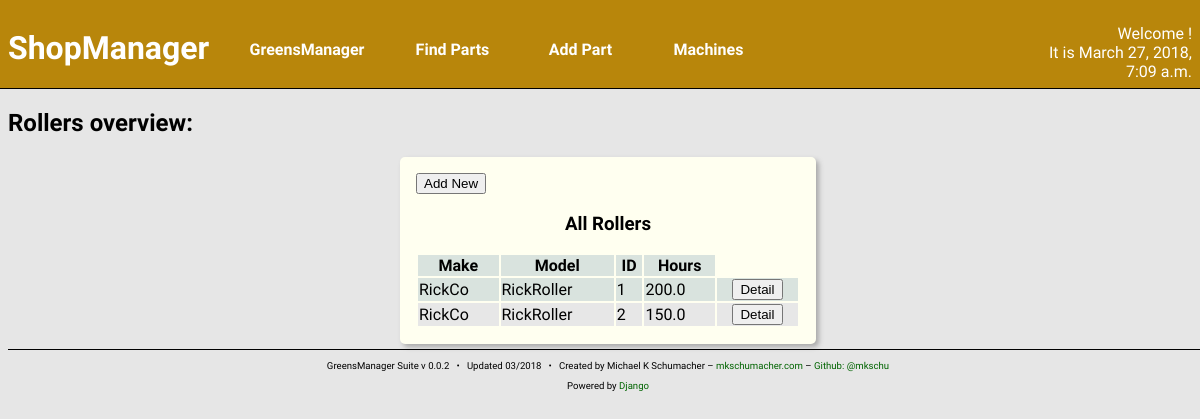
Page /shop/roller/ on the earlier database version.
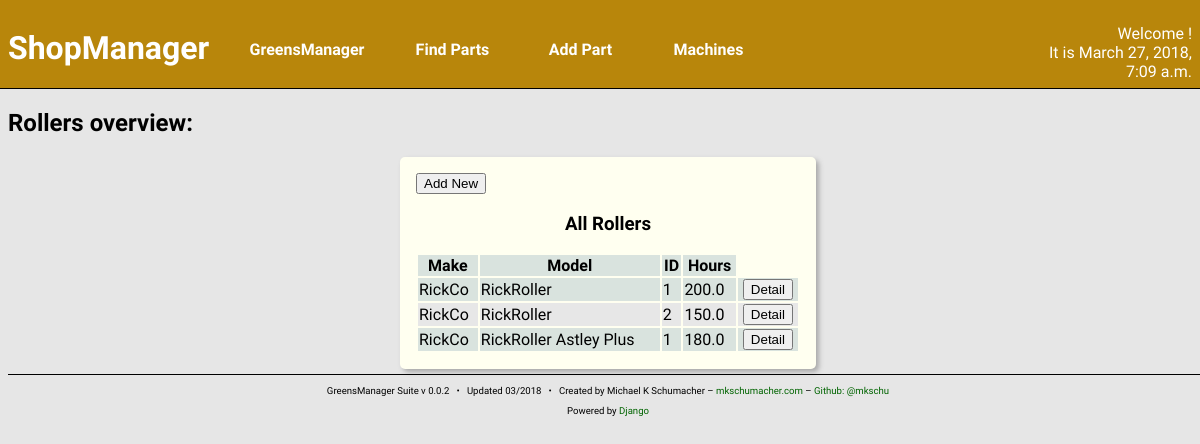
Same page on the later database version.
### machines/models.py (models this page shows, shortened)
class Machine(models.Model):
    make = models.CharField(max_length=128)
    model = models.TextField(max_length=256)
    year = models.IntegerField()
    ident_number = models.CharField(max_length=16,
                                    blank = True,
                                    null = True)
    date_purchased = models.DateField()
    hours = models.FloatField()
    in_commission = models.BooleanField(default = True)
    fuel_type = models.ManyToManyField('parts.Fuel',
                                       blank = True,
                                       related_name = '+')
    oil_type = models.ManyToManyField('parts.Oil',
                                      blank = True,
                                      related_name = '+')
    oil_capacity = models.FloatField(blank = True, null = True)
    hyd_oil_type = models.ManyToManyField('parts.Oil',
                                          blank = True,
                                          related_name = '+')
    hyd_oil_capacity = models.FloatField(blank = True, null = True)
    oil_filter = models.ManyToManyField('parts.Filter',
                                        blank = True,
                                        related_name = '+')
    hyd_oil_filter = models.ManyToManyField('parts.Filter',
                                            blank = True,
                                            related_name = '+')
    fuel_filter = models.ManyToManyField('parts.Filter',
                                         blank = True,
                                         related_name = '+')
    created_at = models.DateTimeField(auto_now_add=True)
    updated_at = models.DateTimeField(auto_now=True)

class Roller(Machine):
    roll_width = models.FloatField(blank = True, null = True)

class Machine(models.Model):
    make = models.CharField(max_length=128)
    model = models.TextField(max_length=256)
    year = models.IntegerField()
    ident_number = models.CharField(max_length=16,
                                    blank = True,
                                    null = True)
    date_purchased = models.DateField()
    hours = models.FloatField()
    in_commission = models.BooleanField(default = True)
    fuel_type = models.ManyToManyField('parts.Fuel',
                                       blank = True,
                                       related_name = '+')
    oil_type = models.ManyToManyField('parts.Oil',
                                      blank = True,
                                      related_name = '+')
    oil_capacity = models.FloatField(blank = True, null = True)
    hyd_oil_type = models.ManyToManyField('parts.Oil',
                                          blank = True,
                                          related_name = '+')
    hyd_oil_capacity = models.FloatField(blank = True, null = True)
    oil_filter = models.ManyToManyField('parts.Filter',
                                        blank = True,
                                        related_name = '+')
    hyd_oil_filter = models.ManyToManyField('parts.Filter',
                                            blank = True,
                                            related_name = '+')
    fuel_filter = models.ManyToManyField('parts.Filter',
                                         blank = True,
                                         related_name = '+')
    created_at = models.DateTimeField(auto_now_add=True)
    updated_at = models.DateTimeField(auto_now=True)

### machines/views.py (the view)
def rollerIndex(request):
    rollers = Roller.objects.all()
    context = {
        'curr_time': curr_time(),
        'rollers': rollers,
    }
    return render(request, 'machines/roller_index.html', context)

### machines/views.py (called while the page is built)
def curr_time():
    return now()

### machines/templates/machines/roller_index.html
{% include "machines/shophead.html" %}
<h2>Rollers overview:</h2>
<section class="content-block content-block-full">
    <a href="{% url 'shop:roller_new' %}">
        <button>Add New</button>
    </a>
    <h3>All Rollers</h3>
    <table>
        <thead>
            <th>Make</th>
            <th>Model</th>
            <th>ID</th>
            <th>Hours</th>
        </thead>
        {% for r in rollers %}
        <tr>
            <td>{{ r.make }}</td>
            <td>{{ r.model }}</td>
            <td>{{ r.ident_number }}</td>
            <td>{{ r.hours }} </td>
            <td class="center-align">
                <a href="{% url 'shop:roller_detail' pk=r.pk %}">
                    <button>Detail</button>
                </a>
            </td>
        </tr>
        {% endfor %}
    </table>
</section>
{% include "foot.html" %}

Differences in the rows shown:
added Roller: make "RickCo", model "RickRoller Astley Plus", ident_number "1", hours "180.0"
